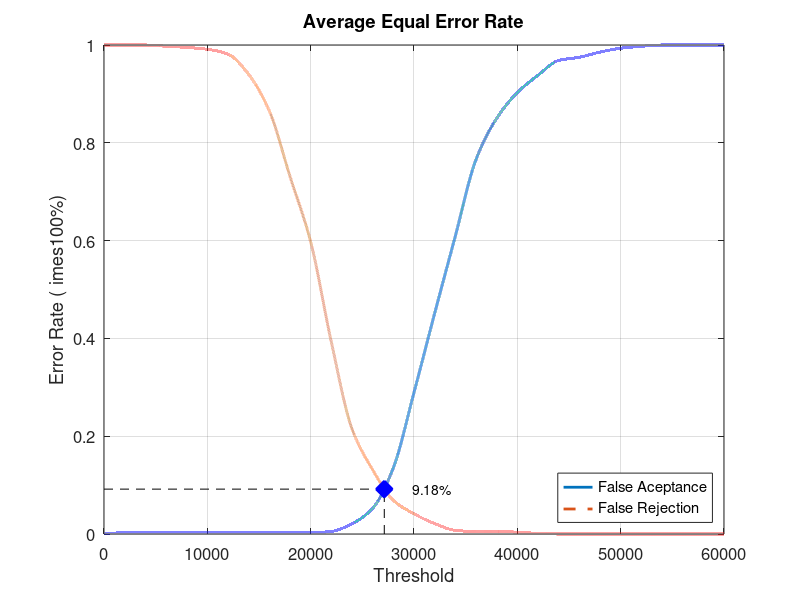
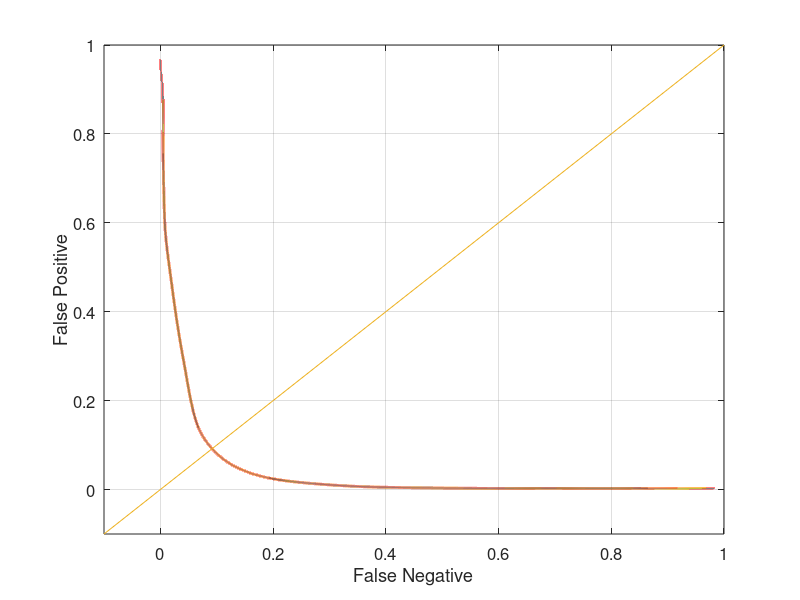

MATLAB code to generate these figures, in order:
close all;
clear;
clc;
x = 0:2000:60000;
xq = 0:0.5:60000;

y0 = [0 0.00263158 0.00263158 0.00263158 0.00263158 0.00263158 0.00263158 0.00263158 0.00263158 0.00263158 0.00263158 0.00526316 0.0210526 0.0526316 0.135526 0.289474 0.451316 0.609211 0.76579 0.85 0.902632 0.938158 0.968421 0.975 0.985526 0.993421 0.997368 1 1 1 1]
yy0 = interp1(x, y0, xq, 'pchip');
y1 = [1 1 1 0.9975 0.995 0.99125 0.98125 0.94 0.865 0.73125 0.5975 0.3925 0.215 0.13125 0.06875 0.04125 0.02125 0.0075 0.005 0.005 0.00375 0.00125 0 0 0 0 0 0 0 0 0]
yy1 = interp1(x, y1, xq, 'pchip');

% Calculating EER: 
y2 = abs(y0 - y1);
find(y2 == min(y2))
yy2 = abs(yy0 - yy1);
xEER = find(yy2 == min(yy2));
xEERIndex = xq(xEER) % X-axis EER
yEER = yy0(xEER) % Y-axis EER

main = figure
plot(xq, yy0,'-','LineWidth', 2);	hold on
plot(xq, yy1,'--','LineWidth', 2);	hold on
plot([xEERIndex xEERIndex], [0 yEER], 'k--');	hold on
plot([0 xEERIndex], [yEER yEER], 'k--');	hold on
plot(xEERIndex, yEER, 'bx', 'LineWidth', 10);	hold on
text(xEERIndex + 10 * xEERIndex / 100, yEER, [num2str(round((10000 * yEER)) / 100) '%'])
legend('False Aceptance', 'False Rejection', 'Location', 'SouthEast')
xlabel('Threshold')
ylabel('Error Rate (	imes100%)')
title('Average Equal Error Rate')
set(gca, 'FontSize', 12)
axis([0 60000 0 1])
grid on

print(main, 'Experiment3AverageMain', '-dpng');
FNRxFPR = figure('Color', [1 1 1]);
plot(yy1, yy0, '-', yy1, yy0, 'LineWidth', 2);
hold on
y = -0.1:0.1:1
plot(y, y); 
set(gca, 'FontSize', 12)
xlabel('False Negative')
ylabel('False Positive')
axis([-0.1 1 -0.1 1])
set(gca, 'FontSize', 12)
grid on

print(FNRxFPR, 'Experiment3AverageFNRxFPR','-dpng');
